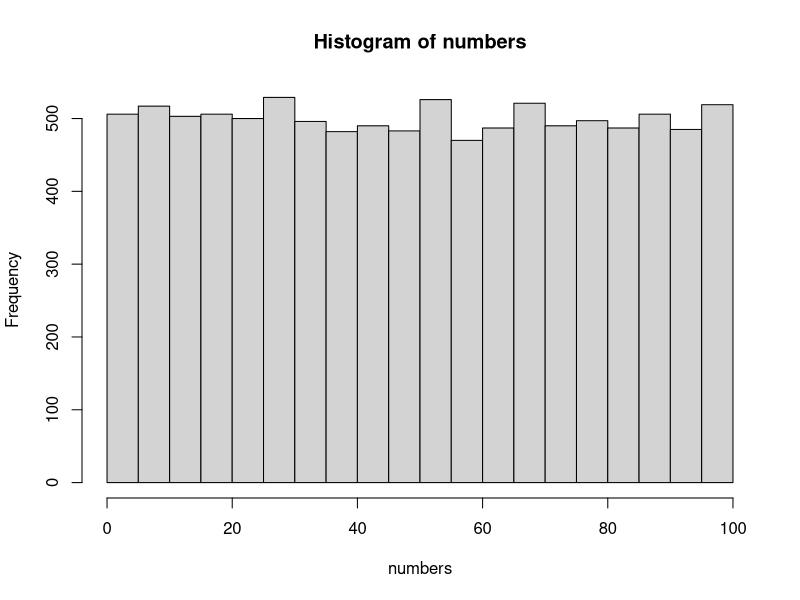
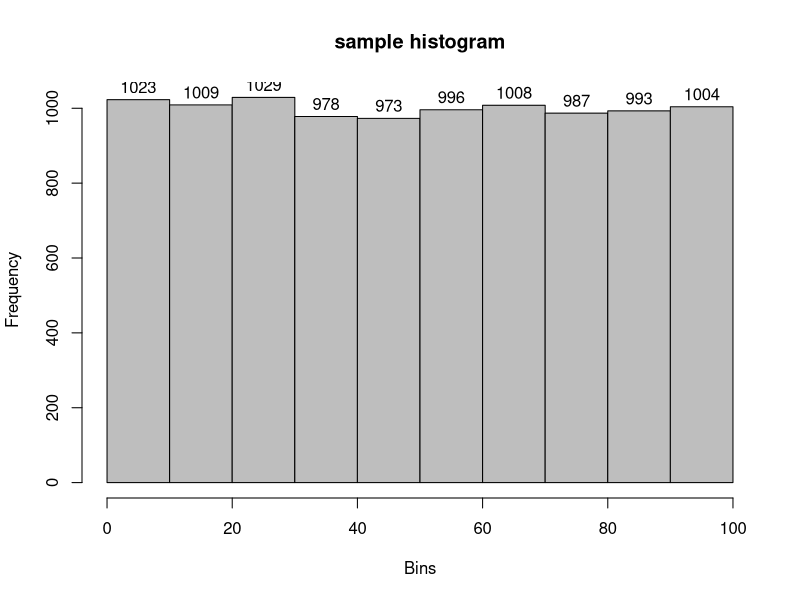
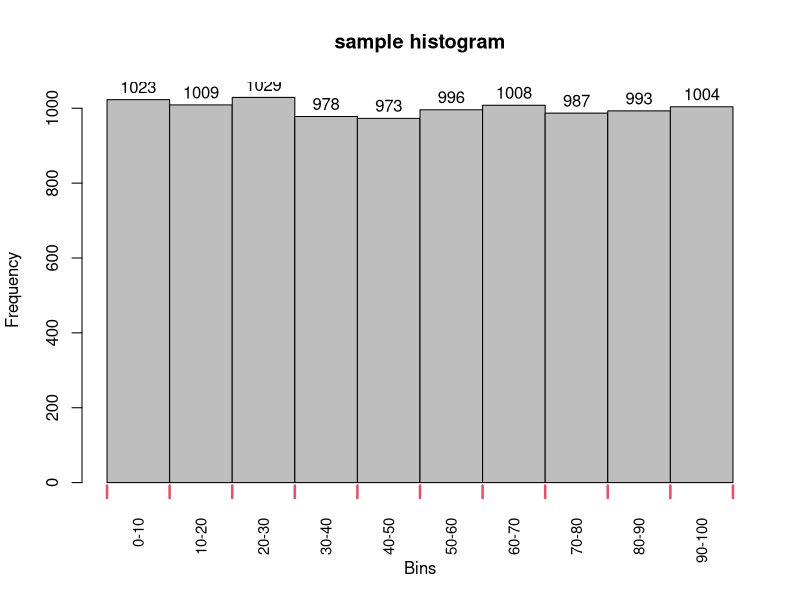

These figures' R source, in order:

numbers <- runif(10000, 0, 100)

byTen <- seq(from=0,to=100,by=10)

#place each item in an interval
cut(numbers, byTen)

#generates a frequency table.
table(cut(numbers, byTen))

#drop the first element
#paste concatenates strings
byTen[-1]

#drop the last elements
head(byTen, -1)

df <- as.data.frame(table(cut(numbers, byTen)))

labels <- paste(head(byTen, -1), byTen[-1], sep = "-")

df <- cbind(df, labels)
#drop the first column
df <- df[, -1]

hist(numbers)

hist(numbers, breaks = seq(from = 0, to = 100, by = 10), main = "sample histogram", xlab = "Bins", col = "gray", labels=TRUE)

#no default labels
h <- hist(numbers, breaks = seq(from = 0, to = 100, by = 10), main = "sample histogram", xlab = "Bins", col = "gray", labels = TRUE, xaxt="n")
axis(1, h$mids, labels = labels, tick = FALSE, cex.axis = 0.9, las=2)

#add a set of tick marks to the plot
rug(seq(from = 0, to = 100, by = 10), col = 2, lwd = 2.5)
